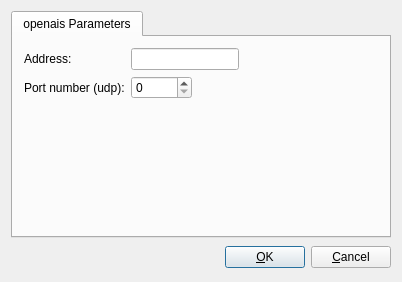
<ui version="4.0" >
 <class>openaisOptionsDialog_q</class>
 <widget class="QDialog" name="openaisOptionsDialog_q" >
  <property name="geometry" >
   <rect>
    <x>0</x>
    <y>0</y>
    <width>402</width>
    <height>282</height>
   </rect>
  </property>
  <property name="windowTitle" >
   <string>openais protocol settings</string>
  </property>
  <layout class="QGridLayout" >
   <item row="1" column="0" >
    <layout class="QHBoxLayout" >
     <item>
      <spacer>
       <property name="orientation" >
        <enum>Qt::Horizontal</enum>
       </property>
       <property name="sizeType" >
        <enum>QSizePolicy::Expanding</enum>
       </property>
       <property name="sizeHint" stdset="0" >
        <size>
         <width>151</width>
         <height>27</height>
        </size>
       </property>
      </spacer>
     </item>
     <item>
      <widget class="QPushButton" name="buttonOk" >
       <property name="text" >
        <string>&amp;OK</string>
       </property>
       <property name="shortcut" >
        <string/>
       </property>
       <property name="autoDefault" >
        <bool>true</bool>
       </property>
       <property name="default" >
        <bool>true</bool>
       </property>
      </widget>
     </item>
     <item>
      <widget class="QPushButton" name="buttonCancel" >
       <property name="text" >
        <string>&amp;Cancel</string>
       </property>
       <property name="shortcut" >
        <string/>
       </property>
       <property name="autoDefault" >
        <bool>true</bool>
       </property>
      </widget>
     </item>
    </layout>
   </item>
   <item row="0" column="0" >
    <widget class="QTabWidget" name="tabWidget" >
     <property name="tabShape" >
      <enum>QTabWidget::Rounded</enum>
     </property>
     <property name="currentIndex" >
      <number>0</number>
     </property>
     <widget class="QWidget" name="tab" >
      <attribute name="title" >
       <string>openais Parameters</string>
      </attribute>
      <attribute name="icon" >
       <iconset resource="MainRes.qrc" >
        <normaloff>:/Icons/Options</normaloff>:/Icons/Options</iconset>
      </attribute>
      <layout class="QGridLayout" name="gridLayout_112" >
       <item row="0" column="0" >
        <widget class="QLabel" name="label" >
         <property name="text" >
          <string>Address:</string>
         </property>
        </widget>
       </item>
       <item row="0" column="1" colspan="2" >
        <widget class="QLineEdit" name="openais_address" />
       </item>
       <item row="0" column="3" >
        <spacer name="horizontalSpacer_2" >
         <property name="orientation" >
          <enum>Qt::Horizontal</enum>
         </property>
         <property name="sizeHint" stdset="0" >
          <size>
           <width>60</width>
           <height>20</height>
          </size>
         </property>
        </spacer>
       </item>
       <item row="1" column="0" >
        <widget class="QLabel" name="label_2" >
         <property name="text" >
          <string>Port number (udp):</string>
         </property>
        </widget>
       </item>
       <item row="1" column="1" >
        <widget class="QSpinBox" name="openais_port" >
         <property name="maximum" >
          <number>65535</number>
         </property>
        </widget>
       </item>
       <item row="1" column="2" colspan="2" >
        <spacer name="horizontalSpacer" >
         <property name="orientation" >
          <enum>Qt::Horizontal</enum>
         </property>
         <property name="sizeHint" stdset="0" >
          <size>
           <width>120</width>
           <height>20</height>
          </size>
         </property>
        </spacer>
       </item>
       <item row="2" column="0" colspan="4" >
        <spacer>
         <property name="orientation" >
          <enum>Qt::Vertical</enum>
         </property>
         <property name="sizeHint" stdset="0" >
          <size>
           <width>20</width>
           <height>40</height>
          </size>
         </property>
        </spacer>
       </item>
      </layout>
     </widget>
    </widget>
   </item>
  </layout>
 </widget>
 <layoutdefault spacing="6" margin="11" />
 <tabstops>
  <tabstop>buttonOk</tabstop>
  <tabstop>buttonCancel</tabstop>
  <tabstop>tabWidget</tabstop>
 </tabstops>
 <resources>
  <include location="MainRes.qrc" />
 </resources>
 <connections>
  <connection>
   <sender>buttonOk</sender>
   <signal>clicked()</signal>
   <receiver>openaisOptionsDialog_q</receiver>
   <slot>accept()</slot>
   <hints>
    <hint type="sourcelabel" >
     <x>316</x>
     <y>472</y>
    </hint>
    <hint type="destinationlabel" >
     <x>20</x>
     <y>20</y>
    </hint>
   </hints>
  </connection>
  <connection>
   <sender>buttonCancel</sender>
   <signal>clicked()</signal>
   <receiver>openaisOptionsDialog_q</receiver>
   <slot>reject()</slot>
   <hints>
    <hint type="sourcelabel" >
     <x>397</x>
     <y>472</y>
    </hint>
    <hint type="destinationlabel" >
     <x>20</x>
     <y>20</y>
    </hint>
   </hints>
  </connection>
 </connections>
</ui>
